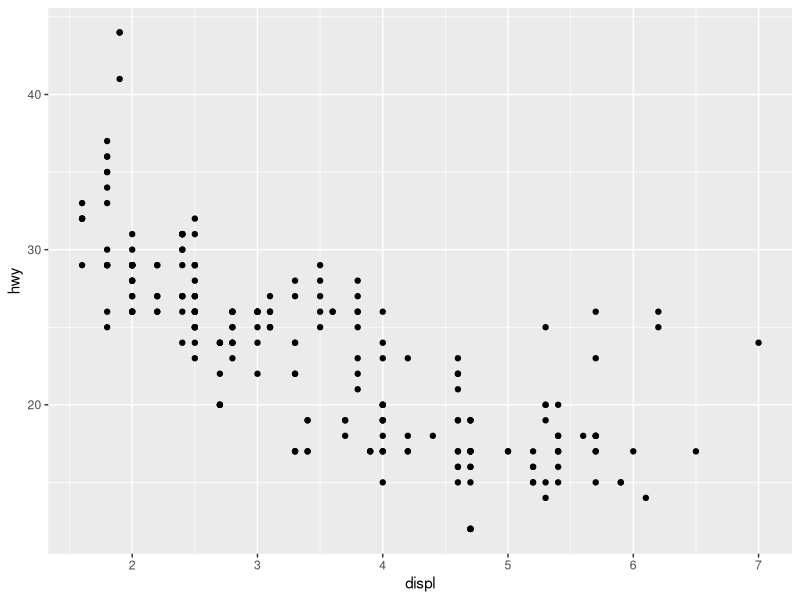
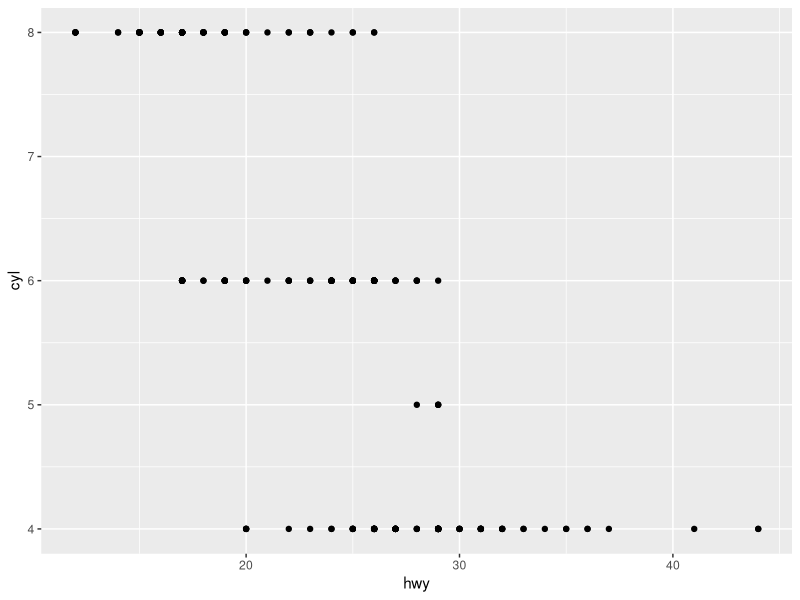
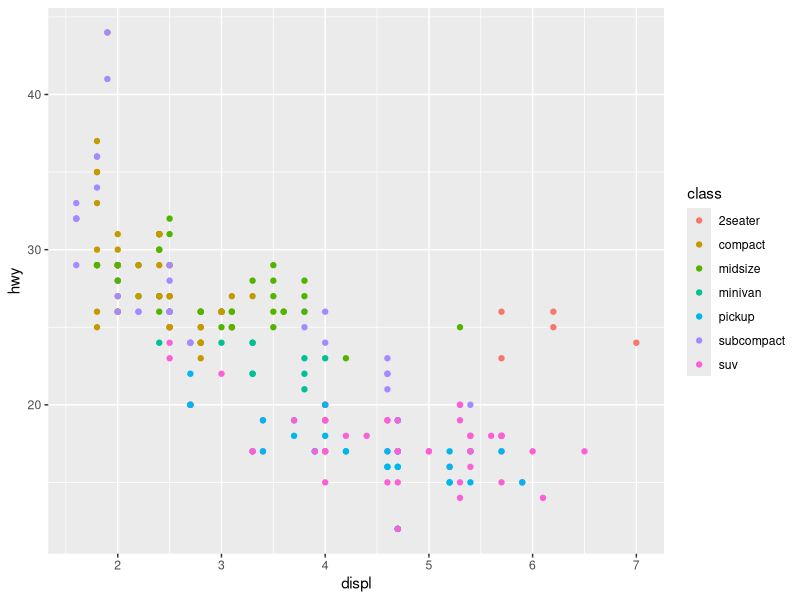

Here is the R script that generated these plots, in order:
## ---- chunk 1
knitr::opts_chunk$set(echo = TRUE)
## ---- chunk 2
library("tidyverse")
## ---- chunk 3
ggplot(data = mpg) + 
  geom_point(mapping = aes(x = displ, y = hwy))
## ---- chunk 4
dim(mpg)
## ---- chunk 5
?mpg
## ---- chunk 6
ggplot(data = mpg) + 
  geom_point(mapping = aes(x = hwy, y = cyl))
## ---- chunk 7
ggplot(data = mpg) + 
  geom_point(mapping = aes(x = displ, y = hwy, color = class))
